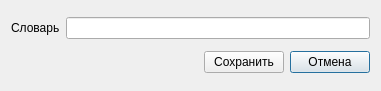
<?xml version="1.0" encoding="UTF-8"?>
<ui version="4.0">
 <class>DictAddEdit</class>
 <widget class="QDialog" name="DictAddEdit">
  <property name="windowModality">
   <enum>Qt::ApplicationModal</enum>
  </property>
  <property name="geometry">
   <rect>
    <x>0</x>
    <y>0</y>
    <width>381</width>
    <height>91</height>
   </rect>
  </property>
  <property name="sizePolicy">
   <sizepolicy hsizetype="Preferred" vsizetype="Preferred">
    <horstretch>0</horstretch>
    <verstretch>0</verstretch>
   </sizepolicy>
  </property>
  <property name="windowTitle">
   <string>Редактирование словаря</string>
  </property>
  <property name="windowIcon">
   <iconset resource="resources.qrc">
    <normaloff>:/res/images/dictionary.png</normaloff>:/res/images/dictionary.png</iconset>
  </property>
  <property name="modal">
   <bool>false</bool>
  </property>
  <layout class="QGridLayout" name="gridLayout">
   <property name="sizeConstraint">
    <enum>QLayout::SetDefaultConstraint</enum>
   </property>
   <item row="0" column="0">
    <widget class="QLabel" name="label">
     <property name="sizePolicy">
      <sizepolicy hsizetype="Fixed" vsizetype="Fixed">
       <horstretch>0</horstretch>
       <verstretch>0</verstretch>
      </sizepolicy>
     </property>
     <property name="text">
      <string>Словарь</string>
     </property>
    </widget>
   </item>
   <item row="0" column="1" colspan="3">
    <widget class="QLineEdit" name="leDictName"/>
   </item>
   <item row="2" column="3">
    <widget class="QPushButton" name="btnCancel">
     <property name="sizePolicy">
      <sizepolicy hsizetype="Fixed" vsizetype="Fixed">
       <horstretch>0</horstretch>
       <verstretch>0</verstretch>
      </sizepolicy>
     </property>
     <property name="text">
      <string>Отмена</string>
     </property>
    </widget>
   </item>
   <item row="2" column="2">
    <widget class="QPushButton" name="btnSave">
     <property name="sizePolicy">
      <sizepolicy hsizetype="Fixed" vsizetype="Fixed">
       <horstretch>0</horstretch>
       <verstretch>0</verstretch>
      </sizepolicy>
     </property>
     <property name="text">
      <string>Сохранить</string>
     </property>
    </widget>
   </item>
  </layout>
 </widget>
 <resources>
  <include location="resources.qrc"/>
 </resources>
 <connections/>
</ui>
